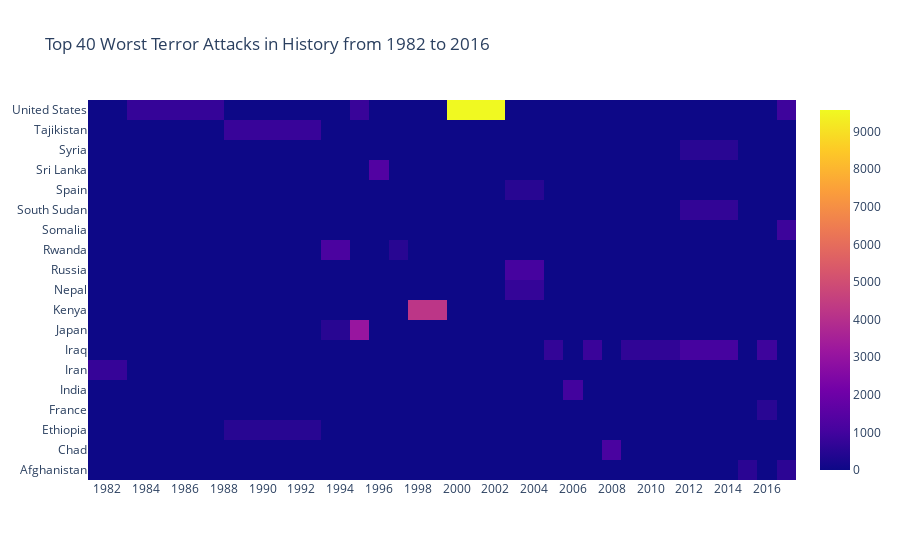

Notebook cell for this chart:
### Code cell
import plotly.offline as py
py.init_notebook_mode(connected=True)
import plotly.graph_objs as go

heatmap = go.Heatmap(z=heat.values, x=heat.columns, y=heat.index)
data = [heatmap]
layout = go.Layout(
    title='Top 40 Worst Terror Attacks in History from 1982 to 2016',
    xaxis = dict(ticks='', nticks=20),
    yaxis = dict(ticks='')
)
fig = go.Figure(data=data, layout=layout)
py.iplot(fig, filename='heatmap',show_link=False)

### Figure 1 — Plotly figure (JSON) as saved in the notebook; plotly's stock layout.template omitted (floating-point values rounded to 4 significant figures; data arrays with more than 128 entries replaced by an {"elided": "..."} marker saying what was removed)
{"data": [{"type": "heatmap", "x": [1982, 1984, 1992, 1994, 1995, 1996, 1997, 1998, 2001, 2004, 2005, 2006, 2007, 2008, 2009, 2014, 2015, 2016, 2017], "y": ["Afghanistan", "Chad", "Ethiopia", "France", "India", "Iran", "Iraq", "Japan", "Kenya", "Nepal", "Russia", "Rwanda", "Somalia", "South Sudan", "Spain", "Sri Lanka", "Syria", "Tajikistan", "United States"], "z": {"elided": "19x19 float values"}}], "layout": {"title": {"text": "Top 40 Worst Terror Attacks in History from 1982 to 2016"}, "xaxis": {"nticks": 20, "ticks": ""}, "yaxis": {"ticks": ""}}}
